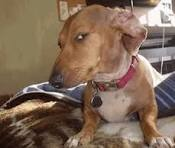
#> input picture scenes/sc02-transformation/assets/dog.jpg, 175 x 148 px, given in place of 04.jpg, which was not available; the run also reads 1 picture not shown here
$ python prepare_pictures.py
#> lines starting #> are read from the running program, lines starting #| are printed output that depends on the picture; after the words box and inside, x2 and y2 are one past the last pixel; in counts of white or black regions, pixels touching at a corner belong together
"""
prepare_pictures.py  -  cut the pictures for SC-02 "The Transformation"
                         out of the master photos of IMG-004 and IMG-005.

Boxes are measured on the 1000-pixel-tall working copies (easy to look
at, see working/IMG-004.jpg), then scaled up so we cut from the
full-size masters, then shrunk to screen size.

TWO TRICKS ARE USED HERE
------------------------
1. "Lifting the ink" (make a sprite):
   The pen lines are darker than the paper around them. For every pixel
   we compare it with the lightest paper nearby. The darker it is than
   the paper, the more solid it becomes; plain paper becomes see-through.
   Result: a PNG of just the drawing (the stick man, the speech, ...).

2. "Rubbing out" (make a clean background):
   Where the ink was, we paint in a very blurry copy of the paper around
   it, so the drawing disappears and the paint/paper carries on underneath.

Makes, in ../assets/:
  intro_text.jpg   the three lines of text at the top of IMG-004
  mid_blank.jpg    the white stick panel + the yellow paper, all ink rubbed out
  stick.png        the stick man (Callum) on his own
  speech.png       "Draw me as I am, please"
  announce.png     "So, without further ado, let's transform Callum..." + arrow
  magic_blank.jpg  the lower watercolour panel with the dashed outline rubbed out
  outline.png      the dashed potato outline on its own
  final.jpg        top half of IMG-005: the potato and its top text
  spuds_blank.jpg  bottom half of IMG-005 with text, heads and names rubbed out
  spud_text.png, head_<name>.png, name_<name>.png   the bits that pop back in
  bus.png          the van, copied from the opening's assets
  (dog.jpg, the suspicious dog, was added by hand from Enda's upload)

And layout.js (next to index.html), which tells main.js where each
sprite sits on its background, so everything lines up exactly.

Run:   python3 tools/prepare_pictures.py     then   python3 make_offline.py
"""
import json
from pathlib import Path

import numpy as np
from PIL import Image, ImageOps, ImageFilter, ImageDraw

HERE = Path(__file__).resolve().parent
SCENE = HERE.parent
STORY = HERE.parents[2]                      # .../storybook
OUT = SCENE / "assets"
WIDTH = 1280                                 # every background is made this wide


def open_master(name):
    """Open a master photo the right way up, and work out the scale factor."""
    img = ImageOps.exif_transpose(Image.open(STORY / "originals" / name)).convert("RGB")
    return img, img.height / 1000            # working copies are 1000 px tall


def cut_to_width(img, scale, box):
    """Cut a box (working-copy pixels) from the master, resize to WIDTH wide.
    Also return a function that turns working-copy points into pixels on
    the new picture (we need that to place the sprites)."""
    piece = img.crop(tuple(round(v * scale) for v in box))
    k = WIDTH / piece.width
    piece = piece.resize((WIDTH, round(piece.height * k)), Image.LANCZOS)
    zoom = WIDTH / (box[2] - box[0])         # working px -> new picture px
    to_px = lambda x, y: (round((x - box[0]) * zoom), round((y - box[1]) * zoom))
    return piece, to_px


def ink_strength(img):
    """0..255 for every pixel: how much darker it is than the paper nearby.

    We judge darkness by each pixel's BRIGHTEST colour (red, green or blue).
    Black pen is dark in all three, but red paint is still bright in red,
    so the red watercolour doesn't get mistaken for ink."""
    bright = Image.fromarray(np.asarray(img).max(axis=2))
    grey = np.asarray(bright, dtype=np.float32)
    # The lightest pixel within a small square = the paper colour there.
    paper = np.asarray(bright.filter(ImageFilter.MaxFilter(15))
                       .filter(ImageFilter.GaussianBlur(6)), dtype=np.float32)
    darker = paper - grey
    # Below 22 is just paper texture; from there it ramps up to solid quickly.
    return np.clip((darker - 22) * 5, 0, 255)


def lift_ink(img, ink, region):
    """Make a see-through PNG of the ink inside 'region' (x0,y0,x1,y1 px)."""
    x0, y0, x1, y1 = region
    rgba = img.crop(region).convert("RGBA")
    alpha = ink[y0:y1, x0:x1].astype(np.uint8)
    rgba.putalpha(Image.fromarray(alpha))
    return rgba


def fill_holes(pic, good):
    """Fill the holes in a picture from the colours around them.

    "Push-pull": shrink the picture to half size again and again (holes
    get smaller each time, until they vanish), then grow it back,
    using the small, hole-free versions to fill the holes at each size.
    pic:  the picture (height x width x 3);  good: 1 = keep, 0 = hole."""
    h, w = good.shape
    if min(h, w) <= 2 or good.min() > 0.99:
        return pic
    # Shrink: average each 2x2 block, counting only the good pixels
    H, W = (h + 1) // 2 * 2, (w + 1) // 2 * 2
    pp = np.zeros((H, W, 3), np.float32); pp[:h, :w] = pic * good[..., None]
    gg = np.zeros((H, W), np.float32);    gg[:h, :w] = good
    sum_p = pp.reshape(H // 2, 2, W // 2, 2, 3).sum(axis=(1, 3))
    sum_g = gg.reshape(H // 2, 2, W // 2, 2).sum(axis=(1, 3))
    small = sum_p / np.maximum(sum_g, 1e-6)[..., None]
    small = fill_holes(small, np.minimum(sum_g, 1))           # fill the smaller one first
    # Grow it back smoothly to full size
    big = np.stack([np.asarray(Image.fromarray(small[..., c].astype(np.float32), "F")
                               .resize((W, H), Image.BILINEAR)) for c in range(3)], -1)[:h, :w]
    return pic * good[..., None] + big * (1 - good[..., None])


def rub_out(img, ink, regions, soft_edge=2):
    """Hide the ink inside each region by painting the paper over it."""
    h, w = ink.shape
    # Which pixels to replace: the ink, made a bit fatter to catch its edges
    hole = np.zeros((h, w), np.uint8)
    for x0, y0, x1, y1 in regions:
        hole[y0:y1, x0:x1] = (ink[y0:y1, x0:x1] > 10) * 255
    hole = np.asarray(Image.fromarray(hole).filter(ImageFilter.MaxFilter(11)), np.float32) / 255

    pic = np.asarray(img, np.float32)
    filled = fill_holes(pic, 1 - hole)
    # Soften the filled part a touch so it looks like paint, not pixels
    filled = np.asarray(Image.fromarray(np.clip(filled, 0, 255).astype(np.uint8))
                        .filter(ImageFilter.GaussianBlur(3)), np.float32)
    soft = np.asarray(Image.fromarray((hole * 255).astype(np.uint8))
                      .filter(ImageFilter.GaussianBlur(soft_edge)), np.float32)[..., None] / 255
    out = pic * (1 - soft) + filled * soft
    return Image.fromarray(out.astype(np.uint8))


def feather(img, colour, px=60):
    """Blend the edges of a picture into a flat colour, so it sits on a
    plain background of that colour without a hard line around it."""
    w, h = img.size
    edge = np.ones((h, w), np.float32)
    ramp = np.linspace(0, 1, px)
    edge[:px, :] *= ramp[:, None]; edge[-px:, :] *= ramp[::-1][:, None]
    edge[:, :px] *= ramp[None, :]; edge[:, -px:] *= ramp[None, ::-1]
    flat = np.array(colour, np.float32)
    out = np.asarray(img, np.float32) * edge[..., None] + flat * (1 - edge[..., None])
    return Image.fromarray(out.astype(np.uint8))


def fill_inside(ink, region):
    """For a head: the outline's ink PLUS everything inside the outline,
    so the pale face comes too (not just its lines).
    How: paint the outside of the head starting from a corner, like the
    paint-bucket tool. Whatever the paint can't reach is inside the head."""
    x0, y0, x1, y1 = region
    lines = Image.fromarray(((ink[y0:y1, x0:x1] > 40) * 255).astype(np.uint8))
    lines = lines.filter(ImageFilter.MaxFilter(5))   # fatten lines to close tiny gaps
    lines = Image.fromarray(np.pad(np.asarray(lines), 2)).copy()   # a border so paint flows
                                                     # all round (.copy() so it can be painted)
    ImageDraw.floodfill(lines, (0, 0), 128)          # 128 = "outside"
    inside = (np.asarray(lines)[2:-2, 2:-2] != 128) * 255
    # Solid inside the head, and the normal soft ink for hair etc. outside it
    solid = np.asarray(Image.fromarray(inside.astype(np.uint8))
                       .filter(ImageFilter.GaussianBlur(1.5)), np.float32)
    return np.maximum(solid, ink[y0:y1, x0:x1])


layout = {}                                  # sprite positions, saved to layout.js

def save_jpg(img, name):
    img.save(OUT / name, quality=88)
    print(name, img.size)

def save_sprite(img, ink, region_working, to_px, name):
    """Lift the ink in a working-copy box, save it, remember where it goes."""
    (x0, y0), (x1, y1) = to_px(*region_working[:2]), to_px(*region_working[2:])
    lift_ink(img, ink, (x0, y0, x1, y1)).save(OUT / (name + ".png"))
    layout[name] = {"x": x0, "y": y0}        # top-left corner on its background
    print(name + ".png", (x1 - x0, y1 - y0), "at", (x0, y0))
    return (x0, y0, x1, y1)


# =====================================================================
#  IMG-004 (04.jpg)
# =====================================================================
page, s = open_master("04.jpg")
#> in open_master, img is the input picture: PIL image 175x148 RGB; mean R, G, B 129.5, 106.1, 87.7
#> s = 0.148

# --- the intro text at the top ----------------------------------------
text, _ = cut_to_width(page, s, (140, 52, 612, 162))
# The paper colour, so the screen around the text can match it
paper = tuple(int(v) for v in np.median(np.asarray(text).reshape(-1, 3), axis=0))
#> paper = (140, 124, 89)
layout["paper"] = "#%02x%02x%02x" % paper
save_jpg(feather(text, paper), "intro_text.jpg")
#> in feather, `edge[:, -px:] *= ramp[None, ::-1]`:
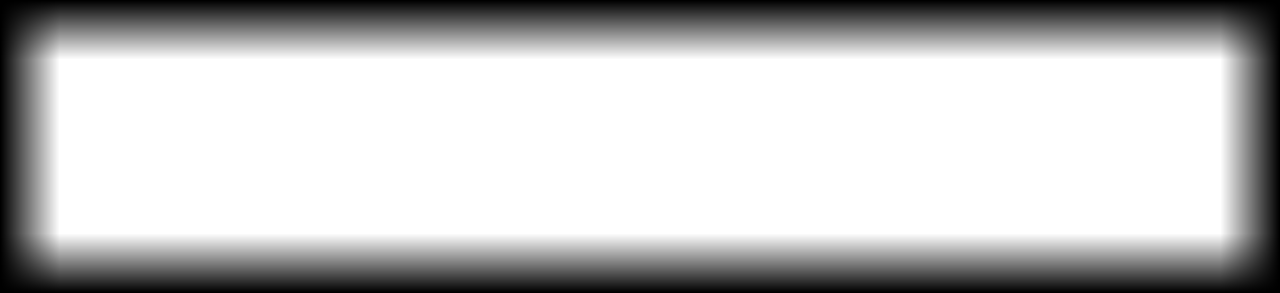
#> edge: shape (293, 1280) float32; min 0, max 1, mean 0.758
#> in feather, `flat = np.array(colour, np.float32)`: flat = [140, 124, 89]
#| intro_text.jpg (1280, 293)

# --- the middle: stick panel on the left, announcement on the right ---
mid, to_px = cut_to_width(page, s, (78, 163, 622, 492))
ink = ink_strength(mid)
#> in ink_strength, `bright = Image.fromarray(np.asarray(img).max(axis=2))`:
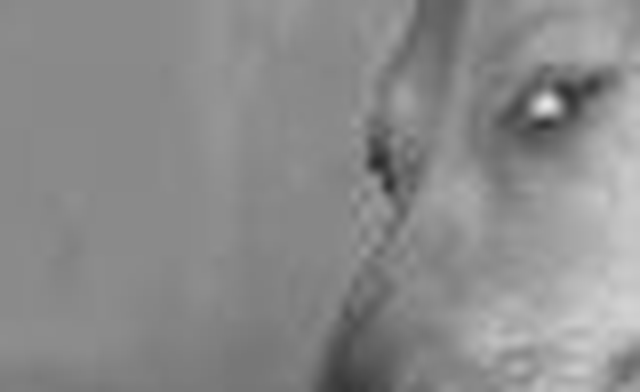
#> bright: PIL image 1280x784 L (shown at 1/2 size); min 44, max 230, mean 138.6
boxes = [
    save_sprite(mid, ink, (110, 242, 193, 458), to_px, "stick"),     # Callum
    save_sprite(mid, ink, (183, 183, 324, 292), to_px, "speech"),    # Draw me as I am
    save_sprite(mid, ink, (365, 248, 616, 378), to_px, "announce"),  # So, without...
]
#> in lift_ink, `alpha = ink[y0:y1, x0:x1].astype(np.uint8)`: alpha: shape (508, 196); every value is 0
#> in lift_ink (call 2), `alpha = ink[y0:y1, x0:x1].astype(np.uint8)`: alpha: shape (257, 332); every value is 0
#> call 3 of lift_ink, with region = (675, 200, 1266, 506)
#> in lift_ink (call 3), `alpha = ink[y0:y1, x0:x1].astype(np.uint8)`:
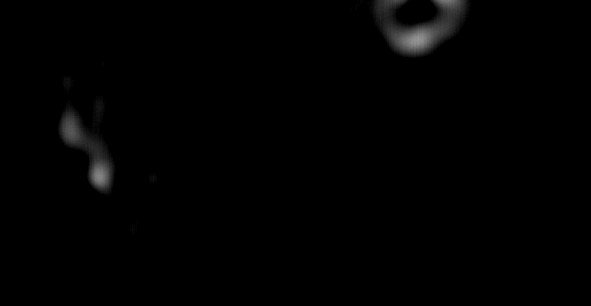
#> alpha: shape (306, 591); min 0, max 150, mean 1.7
#> in lift_ink (call 3), `rgba.putalpha(Image.fromarray(alpha))`:
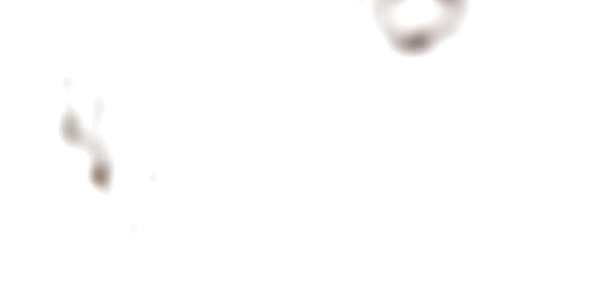
#> rgba: PIL image 591x306 RGBA; mean R, G, B, A 140.2, 101.3, 70.8, 1.7; transparent parts drawn white
#> boxes = [(75, 186, 271, 694), (247, 47, 579, 304), (675, 200, 1266, 506)]
save_jpg(feather(rub_out(mid, ink, boxes), paper), "mid_blank.jpg")
#> the loop in rub_out, `for x0, y0, x1, y1 in regions:` made 3 passes
#> after the loop in rub_out, `for x0, y0, x1, y1 in regions:`:
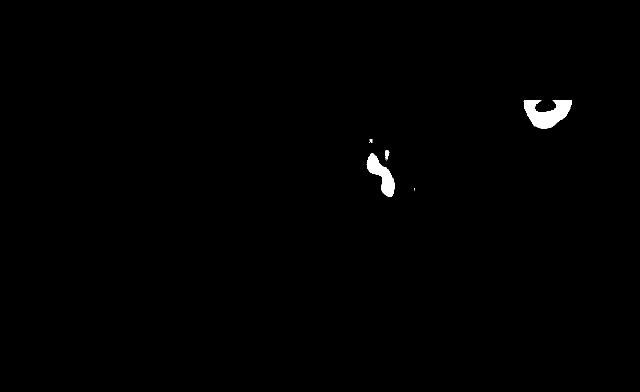
#> hole: shape (784, 1280) (shown at 1/2 size); 0.55% white; 7 white regions (4 under 20 px), largest, box (x1, y1, x2, y2) and area: (1047, 200, 1144, 257) 3306, (733, 306, 790, 394) 2128, (771, 301, 779, 321) 95
#> in rub_out, `hole = np.asarray(Image.fromarray(hole).filter(ImageFilter.MaxFilter(1..`: hole: shape (784, 1280) float32; values 0 (black) and 1 (white), 1% white; 4 white regions, box (x1, y1, x2, y2) and area: (1042, 195, 1149, 262) 5401, (728, 296, 795, 399) 4193, (734, 274, 750, 291) 271, (823, 371, 834, 386) 165
#> in fill_holes (call 2), `gg[:h, :w] = good`: gg: shape (392, 640) float32; values 0 (black) and 1 (white), 99.1% white; 4 black regions, box (x1, y1, x2, y2) and area: (521, 98, 574, 131) 1286, (364, 148, 397, 199) 998, (367, 137, 375, 145) 64, (412, 186, 417, 193) 35
#> in fill_holes (call 3), `gg[:h, :w] = good`: gg: shape (196, 320) float32; values 0 (black) and 1 (white), 99.1% white; 4 black regions (2 under 20 px), largest, box (x1, y1, x2, y2) and area: (261, 49, 287, 65) 300, (182, 74, 198, 99) 219
#> in fill_holes (call 4), `gg[:h, :w] = good`:
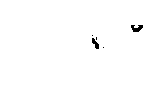
#> gg: shape (98, 160) float32; values 0 (black) and 1 (white), 99.3% white; 5 black regions (3 under 20 px), largest, box (x1, y1, x2, y2) and area: (131, 25, 143, 32) 56, (92, 38, 99, 49) 41
#> in fill_holes (call 5), `gg[:h, :w] = good`: gg: shape (50, 80) float32; values 0 (black) and 1 (white), 97.7% white; black in thin lines or dots, all inside (x1, y1, x2, y2) = (0, 13, 80, 50)
#> in fill_holes (call 5), `sum_p = pp.reshape(H // 2, 2, W // 2, 2, 3).sum(axis=(1, 3))`:
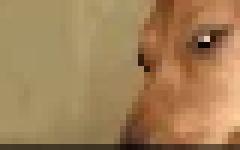
#> sum_p: shape (25, 40, 3) float32 (shown 6 times larger); mean R, G, B 542.4, 438, 310.3; drawn with min black and max white
#| mid_blank.jpg (1280, 784)
layout["mid"] = {"w": mid.width, "h": mid.height}

# --- the lower panel: watercolour with the dashed outline -------------
# This box is the same shape as the screen (1280 x 900), so it fills it.
low, to_px = cut_to_width(page, s, (62, 492, 652, 907))
ink = ink_strength(low)
box = save_sprite(low, ink, (308, 548, 462, 790), to_px, "outline")
#> box = (534, 121, 868, 647)
save_jpg(rub_out(low, ink, [box]), "magic_blank.jpg")
#| magic_blank.jpg (1280, 897)

# =====================================================================
#  IMG-005 (05.jpg): the potato, top half of the page, screen-shaped
# =====================================================================
page5, s5 = open_master("05.jpg")
#> s5 = 0.306
final, _ = cut_to_width(page5, s5, (92, 72, 668, 477))
save_jpg(final, "final.jpg")
#| final.jpg (1280, 902)

# =====================================================================
#  IMG-005 bottom half (IMG-006 is a close-up of it): the spud family
# =====================================================================
# Everything that pops in later is lifted off as a sprite and rubbed out
# of the background: the text on the left, each head, each name, and
# the line at the bottom (that one becomes the Star Wars crawl instead).
spuds, to_px = cut_to_width(page5, s5, (55, 488, 705, 945))
ink = ink_strength(spuds)
holes = []                                   # areas to rub out

holes.append(save_sprite(spuds, ink, (92, 560, 232, 792), to_px, "spud_text"))

# Each person: the box round their head, and the box round their name
# (working-copy pixels on IMG-005, measured on a zoomed grid).
PEOPLE = [
    #  name        head box                 name box
    ("enda",     (370, 565, 420, 631),    (367, 630, 420, 650)),
    ("annelisa", (434, 564, 492, 630),    (437, 628, 506, 646)),
    ("rosie",    (281, 654, 336, 730),    (285, 728, 333, 748)),
    ("joe",      (360, 649, 405, 718),    (355, 717, 393, 743)),
    ("connor",   (444, 645, 484, 717),    (437, 712, 485, 730)),
    ("natasha",  (500, 620, 560, 711),    (494, 706, 560, 726)),
    ("rhianna",  (316, 740, 370, 817),    (304, 816, 363, 835)),
    ("callum",   (399, 742, 455, 822),    (394, 819, 446, 837)),
    ("leon",     (480, 730, 534, 815),    (485, 811, 530, 831)),
]
layout["people"] = []
for name, head_box, name_box in PEOPLE:
    # Head: solid sprite (pale face and all), so its whole oval disappears
    (x0, y0), (x1, y1) = to_px(*head_box[:2]), to_px(*head_box[2:])
    alpha = fill_inside(ink, (x0, y0, x1, y1))
    head = spuds.crop((x0, y0, x1, y1)).convert("RGBA")
    head.putalpha(Image.fromarray(alpha.astype(np.uint8)))
    head.save(OUT / f"head_{name}.png")
    holes.append((x0, y0, x1, y1, alpha))   # rub out the whole head shape
    # Name: just the ink
    nb = save_sprite(spuds, ink, name_box, to_px, f"name_{name}")
    holes.append(nb)
    layout["people"].append({"name": name, "head": {"x": x0, "y": y0},
                             "label": layout.pop(f"name_{name}")})
#> this loop made 9 passes
#> nb on passes 1 to 9: (614, 280, 719, 319), (752, 276, 888, 311), (453, 473, 547, 512), (591, 451, 666, 502), (752, 441, 847, 477), (864, 429, 994, 469), (490, 646, 607, 683), (668, 652, 770, 687), (847, 636, 935, 675)
#> after the loop, holes = 19 items; layout = 8 items

# The bottom line "Now onto our grandest adventure!" - rubbed out only
(bx0, by0), (bx1, by1) = to_px(190, 900), to_px(562, 945)
holes.append((bx0, by0, bx1, min(by1, spuds.height)))

# Rub out: the ink of every sprite, and for heads the whole head shape
# (so no pale empty ovals are left behind as a clue).
cover = ink.copy()
for h in holes:
    if len(h) == 5:                          # a head, with its own shape
        x0, y0, x1, y1, alpha = h
        cover[y0:y1, x0:x1] = np.maximum(cover[y0:y1, x0:x1], alpha)
#> this loop made 20 passes
#> (x0, y0, x1, y1) on passes 2, 4, 6, 8, 10, 12, 14, 16, 18: (620, 152, 719, 282), (746, 150, 861, 280), (445, 327, 553, 477), (601, 317, 689, 453), (766, 309, 845, 451), (876, 260, 994, 439), (514, 496, 620, 648), (677, 500, 788, 658), (837, 477, 943, 644)
save_jpg(rub_out(spuds, cover, [h[:4] for h in holes], soft_edge=4), "spuds_blank.jpg")
#| spuds_blank.jpg (1280, 901)


# ---- the van: the same cut-out as the opening's, just copied over -----
import shutil
shutil.copy(SCENE.parent / "sc01-opening" / "assets" / "bus.png", OUT / "bus.png")
print("bus.png (copied from the opening)")


# ---- write layout.js ---------------------------------------------------
(SCENE / "layout.js").write_text(
    "// Made by tools/prepare_pictures.py - do not edit by hand.\n"
    "// Where each cut-out sprite sits on its background (pixels, top-left).\n"
    "window.LAYOUT = " + json.dumps(layout, indent=2) + ";\n")
print("layout.js", layout)
#> (printed output is left out)
